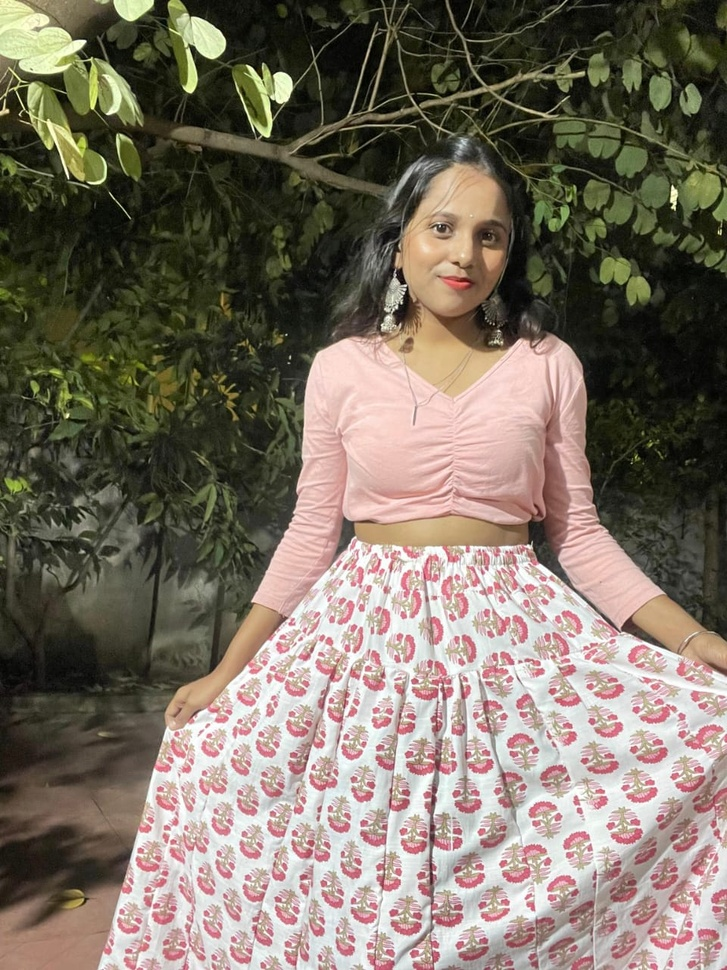
#> input picture Opencv/Image.jpeg, 727 x 970 px, shrunk from 960 x 1280 before the run
$ python BlurOperations.py
#> lines starting #> are read from the running program, lines starting #| are printed output that depends on the picture
#Managing the imports
import cv2
import numpy as np

#reading a image from computer and taking dimensions
img = cv2.imread('Image.jpeg')
#> img is the input picture: shape (970, 727, 3); mean B, G, R 99.3, 112.5, 123.4
rows, cols = img.shape[:2]
#> rows = 970; cols = 727

#Kernel Blurring using filter2D()
kernel_25 = np.ones((25,25), np.float32) / 625.0
output_kernel = cv2.filter2D(img, -1, kernel_25)
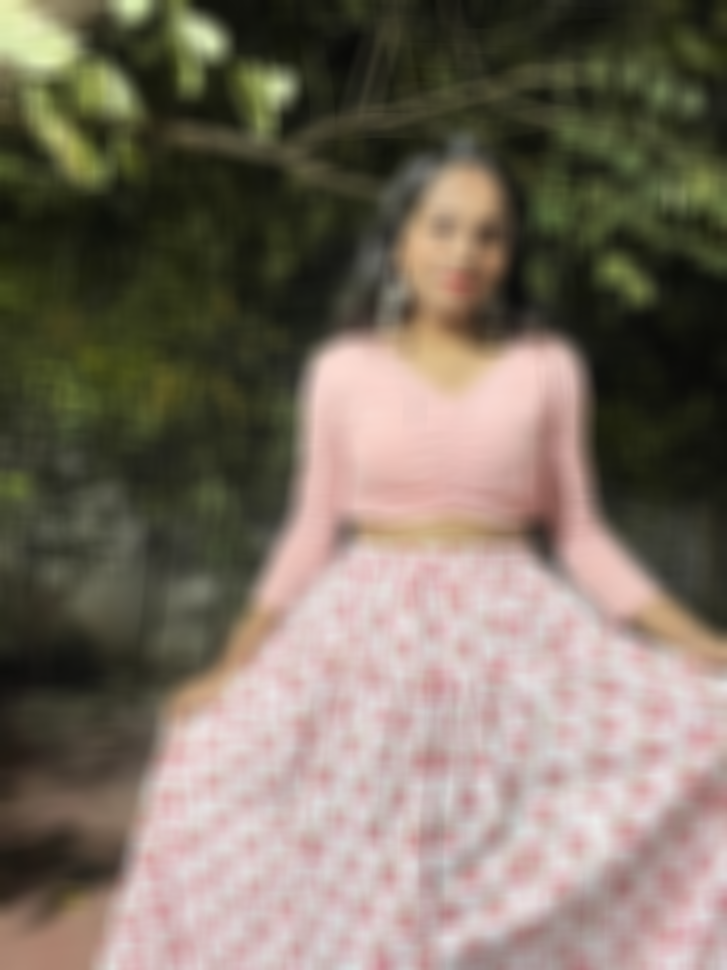
#> output_kernel: shape (970, 727, 3); mean B, G, R 99.3, 112.5, 123.4

#Boxfilter and blur function blurring
output_blur = cv2.blur(img, (25,25))
output_box = cv2.boxFilter(img, -1, (5,5), normalize=False)
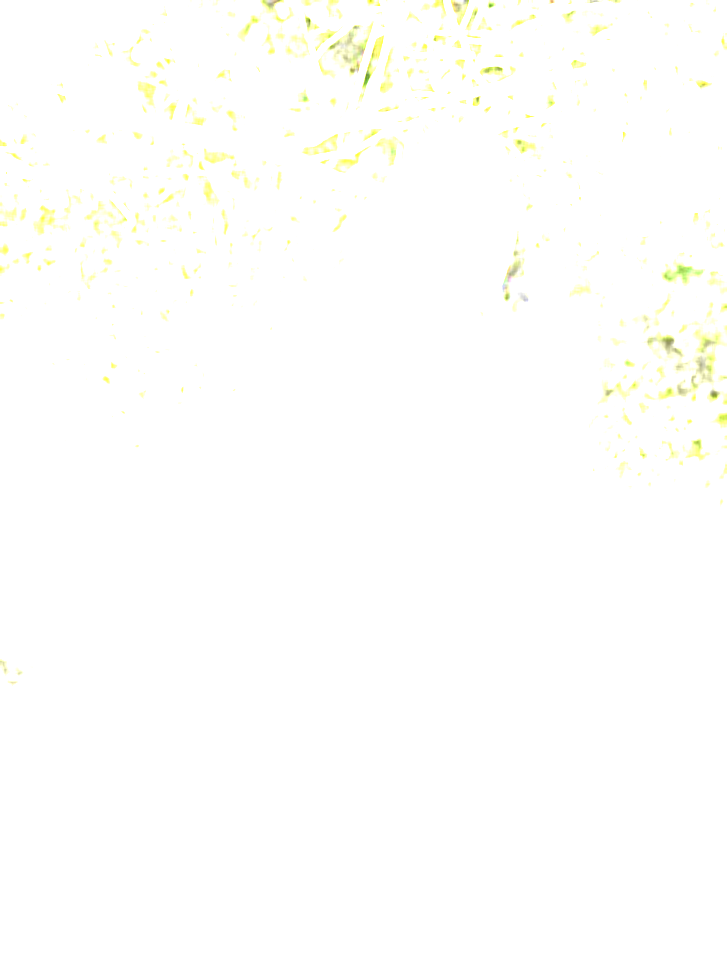
#> output_box: shape (970, 727, 3); mean B, G, R 252.7, 254.9, 254.8

#gaussian Blur
output_gaus = cv2.GaussianBlur(img, (5,5), 0)

#median Bur (reduction of noise)
output_med = cv2.medianBlur(img, 5)

#Bilateral filtering (Reduction of noise + Preserving of edges)

output_bil = cv2.bilateralFilter(img, 5, 6, 6)

cv2.imshow('kernel blur', output_kernel)
cv2.imshow('Blur() output', output_blur)
cv2.imshow('Box filter', output_box)
cv2.imshow('Gaussian', output_gaus)
cv2.imshow('Bilateral', output_bil)
cv2.imshow('Median Blur', output_med)
cv2.imshow('Original', img)
cv2.waitKey(0)

$ run again, with Opencv/Object.png saved as Opencv/Image.jpeg
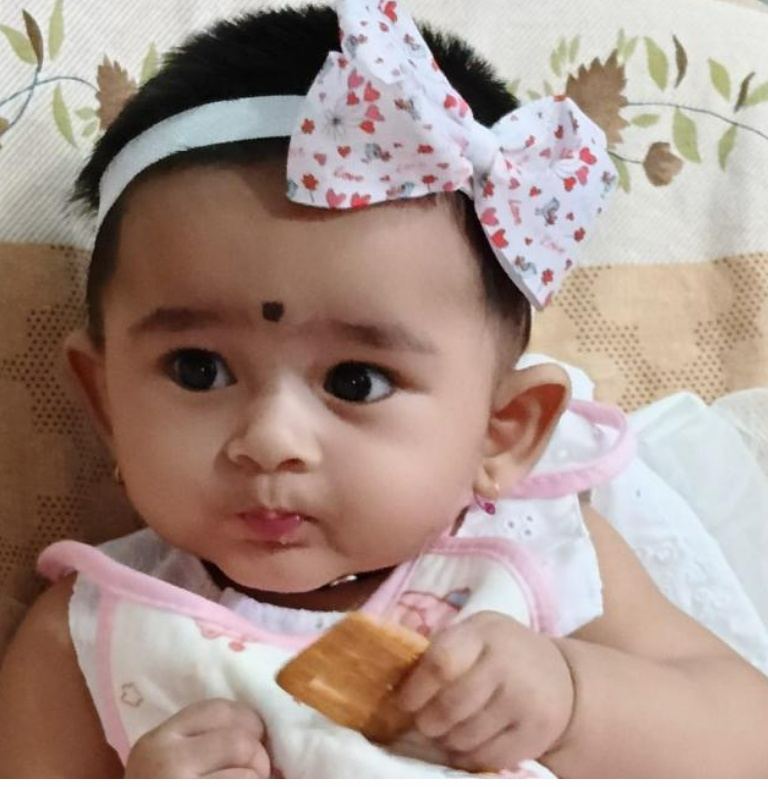
#> input picture Opencv/Object.png, 768 x 787 px
#> img is the input picture: shape (787, 768, 3); mean B, G, R 138.1, 147.3, 168.7
#> `output_kernel = cv2.filter2D(img, -1, kernel_25)`:
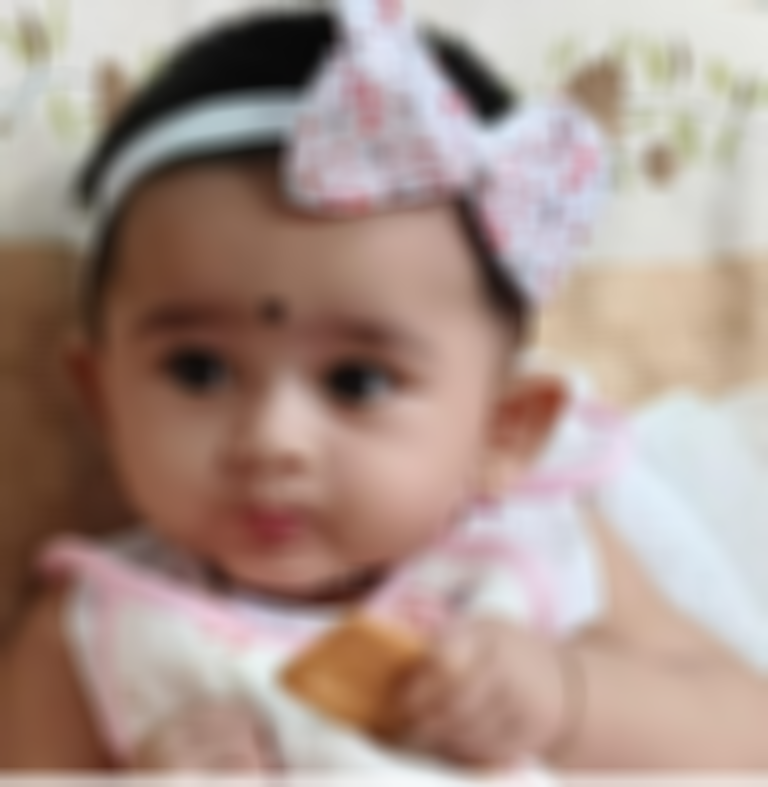
#> output_kernel: shape (787, 768, 3); mean B, G, R 138, 147.3, 168.6
#> `output_box = cv2.boxFilter(img, -1, (5,5), normalize=False)`:
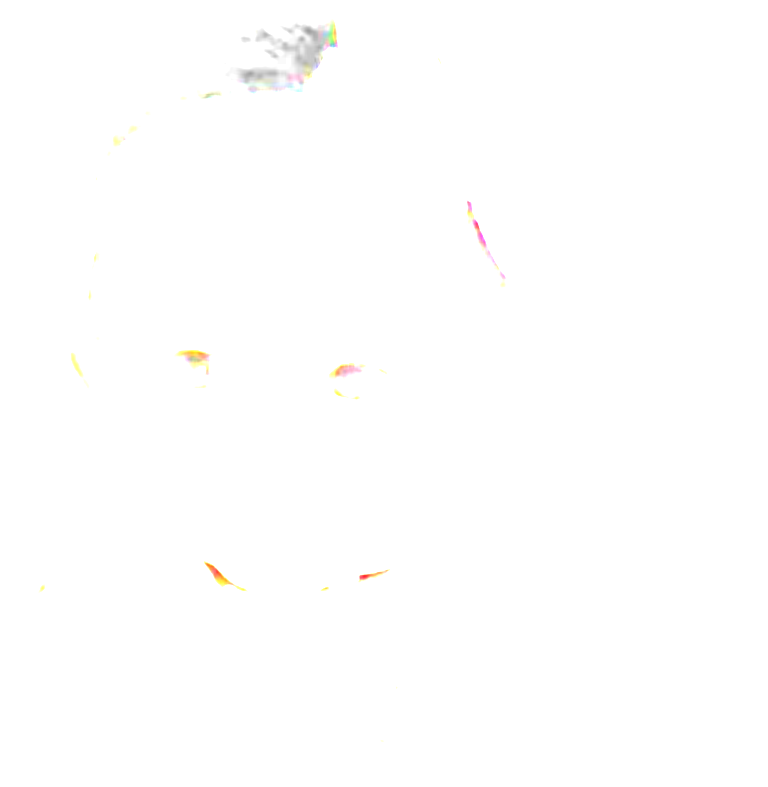
#> output_box: shape (787, 768, 3); mean B, G, R 254.5, 254.7, 254.8
